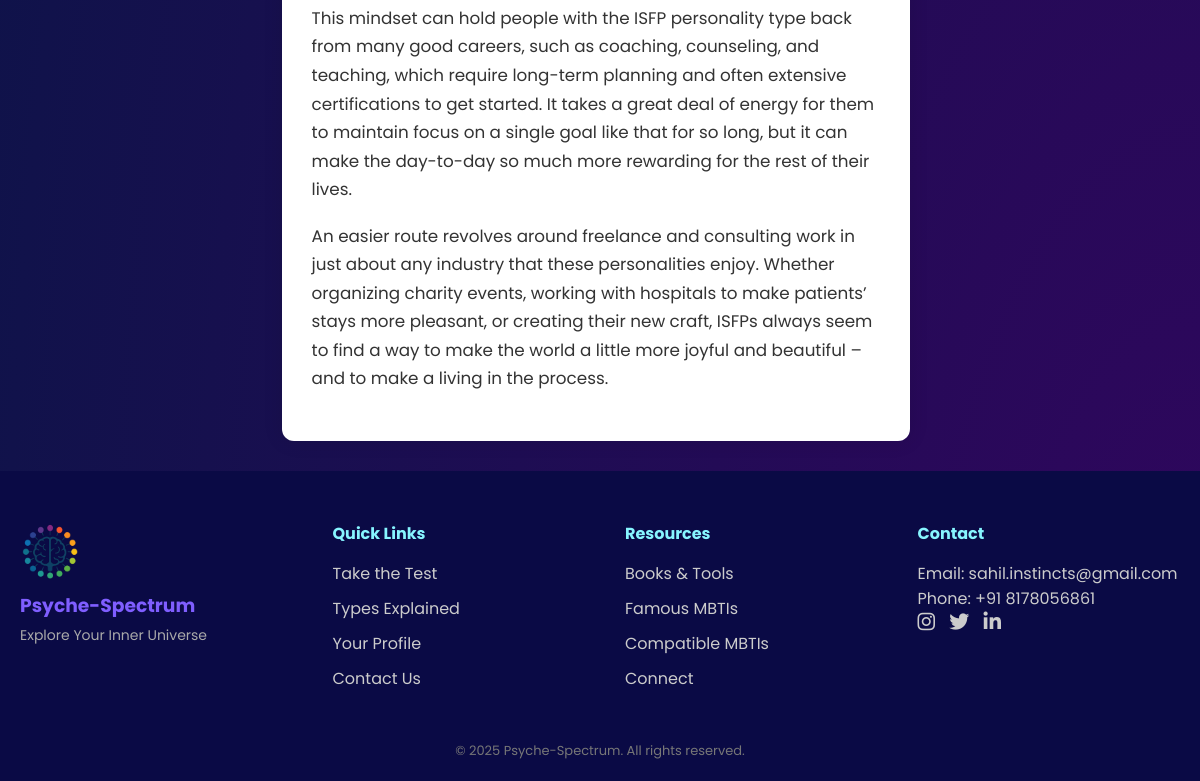
The app's page /explore/ISFP/career/ (lower part), older data.
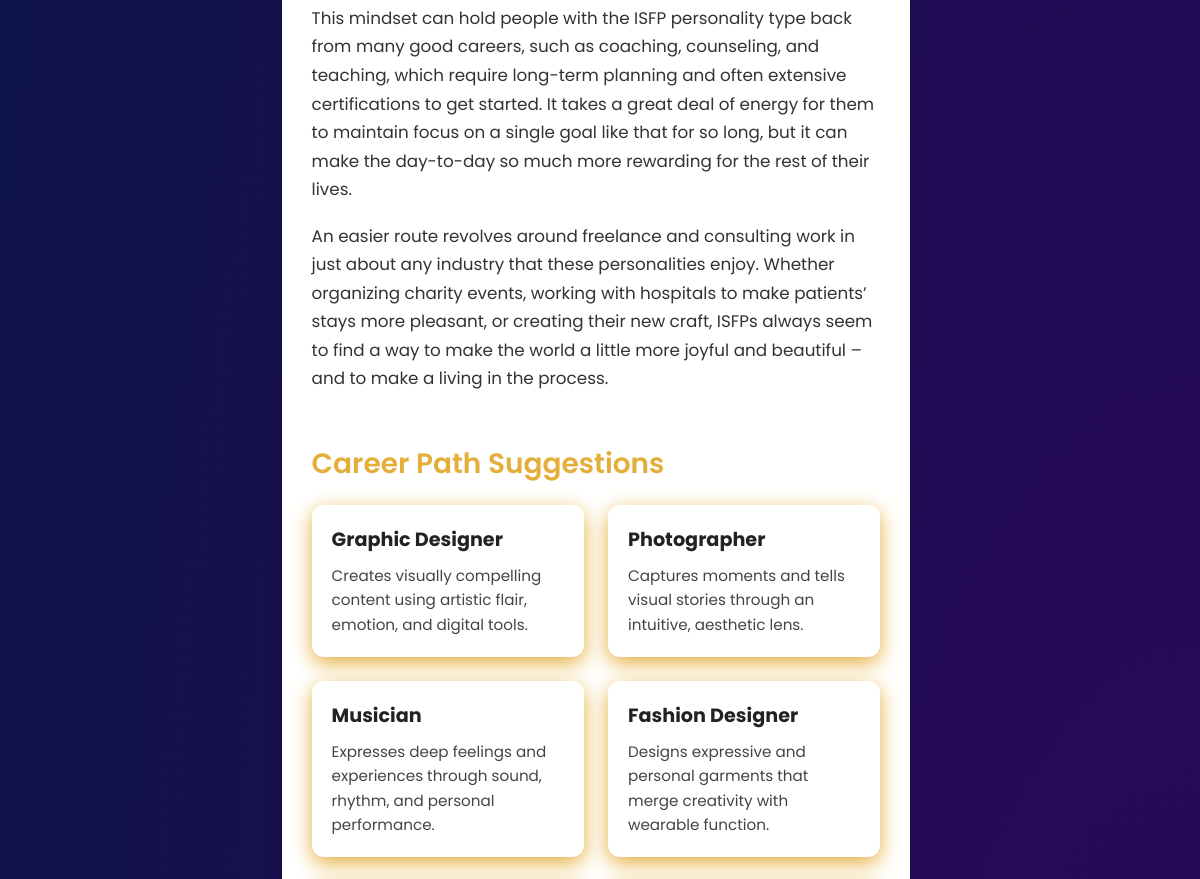
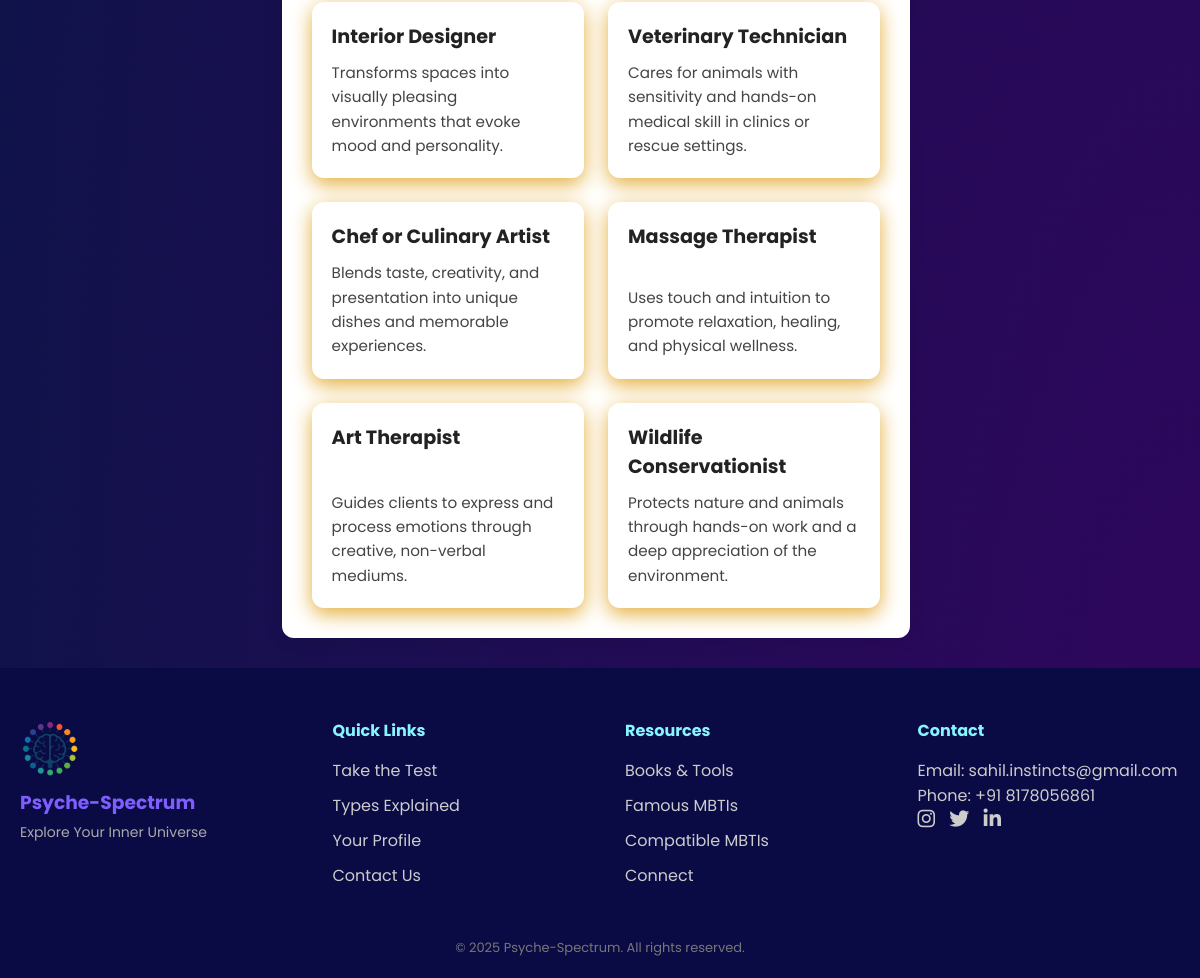
The same page, newer data (2 pictures, top to bottom).
### mbti_data/models.py (models this page shows, shortened)
class CareerPathSection(models.Model):
    personality = models.OneToOneField(PersonalityType, on_delete=models.CASCADE, related_name='career_path')
    quote1 = models.TextField(blank=True, null=True)
    text1 = models.TextField(blank=True, null=True)
    quote2 = models.TextField(blank=True, null=True)
    pic1 = models.URLField(blank=True, null=True)
    subheading1 = models.CharField(max_length=255, blank=True, null=True)
    text2 = models.TextField(blank=True, null=True)
    quote3 = models.TextField(blank=True, null=True)
    subheading2 = models.CharField(max_length=255, blank=True, null=True)
    text3 = models.TextField(blank=True, null=True)
    quote4 = models.TextField(blank=True, null=True)
    text4 = models.TextField(blank=True, null=True)
    subheading3 = models.CharField(max_length=255, blank=True, null=True)
    text5 = models.TextField(blank=True, null=True)
    quote5 = models.TextField(blank=True, null=True)
    text6 = models.TextField(blank=True, null=True)

class CareerOption(models.Model):
    career_path = models.ForeignKey(
        CareerPathSection,
        on_delete=models.CASCADE,
        related_name='career_options'
    )
    title = models.CharField(max_length=255)
    description = models.TextField()

### mbti_data/views.py (the view)
# urls.py: path('<str:code>/career/', views.show_career_path, name='mbti_career_path'),
def show_career_path(request, code):
    personality = get_object_or_404(PersonalityType, code=code.upper())
    career = getattr(personality, 'career_path', None)
    return render(request, 'mbti/career.html', {
        'personality': personality,
        'career': career,
        'active_tab': 'career',
    })

### mbti_data/templates/mbti/career.html (shortened to what this page needs)
{% extends "mbti/mbti_base.html" %}
{% load static %}
{% block css %}
<link rel="stylesheet" href="{% static 'css/career.css' %}">
{% endblock %}
{% block data %}
<div class="career-container">
  {% if career.text5 %}
    <p class="career-text">{{ career.text5 }}</p>
  {% endif %}
  {% if career.text6 %}
    <p class="career-text">{{ career.text6 }}</p>
  {% endif %}
  {% if career.career_options.all %}
  <div class="career-cards-section">
    <h3 class="career-subheading" style="color: {{ personality.color }};">Career Path Suggestions</h3>
    <div class="career-card-grid">
      {% for option in career.career_options.all %}
        <div class="career-card" style=" box-shadow: 0 6px 20px {{ personality.color }};">
          <h4 class="career-card-title">{{ option.title }}</h4>
          <p class="career-card-desc">{{ option.description }}</p>
        </div>
      {% endfor %}
    </div>
  </div>
{% endif %}
</div>
{% endblock %}

### mbti_data/templates/mbti/mbti_base.html (shortened to what this page needs)
{% extends "base.html" %}
{%load static %}
{% block style %}
    <link rel="stylesheet" href="{% static 'css/mbti_base.css' %}">
   {% block css %}{% endblock %}
{% endblock %}
{% block content %}
    <section class="content">
         <div class="content-wrapper">
            <div class="text-content">
                {% block data %}
                {% endblock %}
            </div>
        <div class="cards">
        </div>
         </div>
    </section>
{% endblock %}

### app/templates/base.html (shortened to what this page needs)
{% load static %}
<html lang="en">
<head>
  {% block style %} {% endblock %}
    <link rel="stylesheet" href="{% static 'css/base.css' %}" />
    <link rel="stylesheet" href="https://cdnjs.cloudflare.com/ajax/libs/font-awesome/6.5.0/css/all.min.css">
</head>
<body>
  {% block content %}
  {% endblock %}
{% include "components/footer.html" %}
</body>
</html>

### app/templates/components/navbar.html (shortened to what this page needs)
{% load static %}

### app/templates/components/footer.html
{% load static %}
<footer class="site-footer">
  <div class="footer-container">
    <div class="footer-columns">
      <div class="footer-logo">
        <img src="{% static 'media/logo.png' %}" alt="Psyche-Spectrum Logo">
        <h3>Psyche-Spectrum</h3>
        <p>Explore Your Inner Universe</p>
      </div>
      <div class="footer-section">
        <h4>Quick Links</h4>
        <ul>
          <li><a href="{% url 'test' %}">Take the Test</a></li>
          <li><a href="{% url 'explore_grid' %}">Types Explained</a></li>
          <li><a href= "{% if user.is_authenticated %} {% url 'profile' %} {% else %} {% url 'login' %} {% endif %}">Your Profile</a></li>
          <li><a href="https://www.instagram.com/sahil_instinct/">Contact Us</a></li>
        </ul>
      </div>
      <div class="footer-section">
        <h4>Resources</h4>
        <ul>
          <li><a href="{% url 'book_recommendation' %}">Books & Tools</a></li>
          <li><a href="{% url 'famous_mbti' %}">Famous MBTIs</a></li>
          <li><a href="{% url 'compatibility' %}">Compatible MBTIs</a></li>
          <li><a href="https://www.instagram.com/sahil_instinct/">Connect</a></li>
        </ul>
      </div>
      <div class="footer-section">
        <h4>Contact</h4>
        <p>Email: sahil.instincts@gmail.com</p>
        <p>Phone: +91 8178056861</p>
        <div class="footer-social">
          <a href="https://www.instagram.com/sahil_instinct/"><i class="fab fa-instagram"></i></a>
          <a href="#"><i class="fab fa-twitter"></i></a>
          <a href="https://www.linkedin.com/in/mohd-sahil-instinct/"><i class="fab fa-linkedin-in"></i></a>
        </div>
      </div>
    </div>
    <div class="footer-bottom">
      <p>&copy; 2025 Psyche-Spectrum. All rights reserved.</p>
    </div>
  </div>
</footer>

### mbti_data/static/css/mbti_base.css (style rules this page uses)
body { background-color: #f0f0f0; font-family: poppins, sans-serif; color: #333; box-sizing: border-box; padding: 0; margin: 0; }
.content { margin: 20px 0; display: flex; justify-content: space-between; flex-direction: row; }
.text-content { flex: 3; padding: 0 20px; }
.cards { flex: 1; padding: 0 20px; }
a { text-decoration: none; color: #eddcdc; }
.content-wrapper { display: flex; justify-content: space-between; flex-direction: row; gap: 20px; }

### mbti_data/static/css/career.css (style rules this page uses)
.career-container { max-width: 900px; margin: 10px auto; padding: 30px; background: #fff; border-radius: 12px; box-shadow: 0 0 20px rgba(0,0,0,0.1); font-family: 'Poppins', sans-serif; }
.career-subheading { font-size: 1.75rem; font-weight: 600; margin-top: 30px; margin-bottom: 15px; }
.career-text { font-size: 1.05rem; line-height: 1.7; color: #333; margin-bottom: 18px; }
.career-cards-section { margin-top: 50px; }
.career-subheading { font-size: 1.75rem; font-weight: 600; margin-bottom: 20px; }
.career-card-grid { display: grid; grid-template-columns: repeat(auto-fit, minmax(250px, 1fr)); gap: 24px; }
.career-card { background-color: #ffffff; border-radius: 12px; padding: 20px; transition: transform 0.2s ease; display: flex; flex-direction: column; justify-content: space-between; }
.career-card-title { font-size: 1.2rem; font-weight: 700; color: #222; margin-bottom: 10px; }
.career-card-desc { font-size: 0.95rem; line-height: 1.6; color: #444; }

### app/static/css/base.css (style rules this page uses)
:root { --font-primary: 'Poppins', sans-serif; --color-bg: radial-gradient(ellipse at bottom right, #30065e, #041743); --color-text: #EDEDED; --color-text-muted: #A6A6B6; --color-link: #CFCFFF; --color-highlight: #9B5DE5; --color-accent: #00BBF9; --color-contrast: #FF00FF; --color-pink: #F15BB5; --color-purple-dark: #5b02c7; --color-blue-neon: #00BFFF; --color-shadow: rgba(0, 0, 0, 0.3); --gradient-highlight: linear-gradient(to right, var(--color-highlight), var(--color-accent)); --gradient-hover: linear-gradient(135deg, var(--color-pink), var(--color-highlight)); --gradient-logo: linear-gradient(to right, var(--color-contrast), #00FFFF); }
* { margin: 0; padding: 0; box-sizing: border-box; }
body { font-family: var(--font-primary); background: var(--color-bg); color: var(--color-text); scroll-behavior: smooth; padding-top: 30px; }
.site-footer { background-color: #0a0a45; color: #ccc; padding: 50px 20px 20px; font-family: 'Poppins', sans-serif; }
.footer-container { max-width: 1200px; margin: auto; }
.footer-columns { display: flex; flex-wrap: wrap; justify-content: space-between; gap: 30px; }
.footer-logo { flex: 1 1 200px; text-align: left; }
.footer-logo img { width: 60px; margin-bottom: 10px; }
.footer-logo h3 { color: #7f5eff; margin: 0; }
.footer-logo p { font-size: 14px; color: #aaa; margin-top: 5px; }
.footer-section { flex: 1 1 180px; }
.footer-section h4 { color: #87f5ff; margin-bottom: 15px; }
.footer-section ul { list-style: none; padding: 0; }
.footer-section ul li { margin-bottom: 10px; }
.footer-section ul li a { color: #ccc; text-decoration: none; transition: color 0.3s; }
.footer-social a { margin-right: 10px; font-size: 20px; color: #ccc; transition: color 0.3s; }
.footer-bottom { text-align: center; margin-top: 40px; font-size: 13px; color: #777; }

Row changes from the older to the newer data that the page shows:
added CareerOption: title "Graphic Designer", description "Creates visually compelling content using artistic flair, emotion, and digital tools."
added CareerOption: title "Photographer", description "Captures moments and tells visual stories through an intuitive, aesthetic lens."
added CareerOption: title "Musician", description "Expresses deep feelings and experiences through sound, rhythm, and personal performance."
added CareerOption: title "Fashion Designer", description "Designs expressive and personal garments that merge creativity with wearable function."
added CareerOption: title "Interior Designer", description "Transforms spaces into visually pleasing environments that evoke mood and personality."
added CareerOption: title "Veterinary Technician", description "Cares for animals with sensitivity and hands-on medical skill in clinics or rescue settings."
added CareerOption: title "Chef or Culinary Artist", description "Blends taste, creativity, and presentation into unique dishes and memorable experiences."
added CareerOption: title "Massage Therapist", description "Uses touch and intuition to promote relaxation, healing, and physical wellness."
added CareerOption: title "Art Therapist", description "Guides clients to express and process emotions through creative, non-verbal mediums."
added CareerOption: title "Wildlife Conservationist", description "Protects nature and animals through hands-on work and a deep appreciation of the environment."
Text that changed along with them:
text now shown: "Career Path Suggestions"
